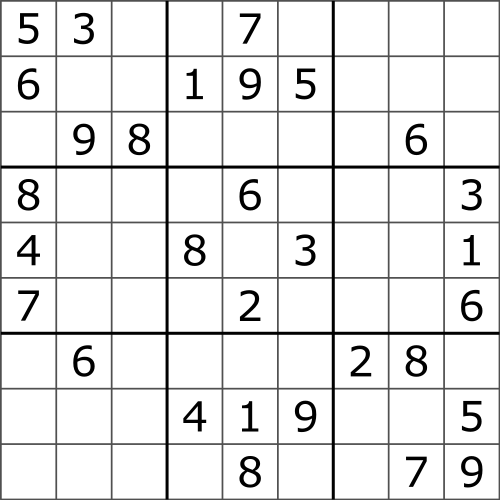
#> input picture images/lll.png, 500 x 500 px
$ python 019_feature_detection.py
#> lines starting #> are read from the running program, lines starting #| are printed output that depends on the picture
'''
图像特征检测与特征匹配
1,图像平坦部分很难找到它在原图中的位置
2，边缘相比平坦部分要好找找一些，但也不能一下确定
3，角点可以一下就能找到其在原图的位置

什么是特征
1，图像特征就是指有意义的图像区域，具有独立独特性，易于识别性，比如角点，斑点以及密度区
2，在特征中最重要的就是角点

什么是角点
1，灰度梯度的最大值对应的像素
2，两条线的交点
3，极值点（一阶导数最大值，但二阶导数为0）

角点包含的信息
1，位置，大小，方向
2，描述子（记录了角点周围对其有贡献的像素点的一组向量值，其不受仿射变换，关照变换等影响）

Harris角点说明
1，光滑地区（无论向哪里移动，衡量系数不变）
2，边缘地区（垂直边缘移动时，衡量系数变化剧烈）
3，在交点处（无论往那个方向移动，衡量系数都变化剧烈）

Harris角点检测缺点
1，Harris角点具有旋转不变的特性
2，图像在缩放后，原来的角点有可能就不是角点了
'''

import cv2
import numpy as np

if __name__ == "__main__":
    # 创建一个显示窗口,窗口的名字是窗口的唯一ID（cv2.WINDOW_NORMAL 创建的窗口可以改变大小）
    cv2.namedWindow("原图片", cv2.WINDOW_AUTOSIZE)
    cv2.namedWindow("角图片", cv2.WINDOW_AUTOSIZE)
    # 加载原图
    mat = cv2.imread("../images/lll.png", cv2.IMREAD_ANYCOLOR)
#> mat is the input picture: shape (500, 500, 3); min 0, max 255, mean 231.8

    # Harris角点检测简单使用
    # 先将图像转成灰度图像（将图像转变成单通道）
    gray = cv2.cvtColor(mat, cv2.COLOR_BGR2GRAY)
    # Harris角点检测（img（图像）,blockSize（检测窗口大小），ksize（Sobel卷积核），k（权重系数，经验值，一般取 0.02 - 0.04 之间））
    # 注意：Harris角点检测的原图必须是灰度图像
    dst = cv2.cornerHarris(gray,blockSize = 2,ksize = 3,k = 0.04)
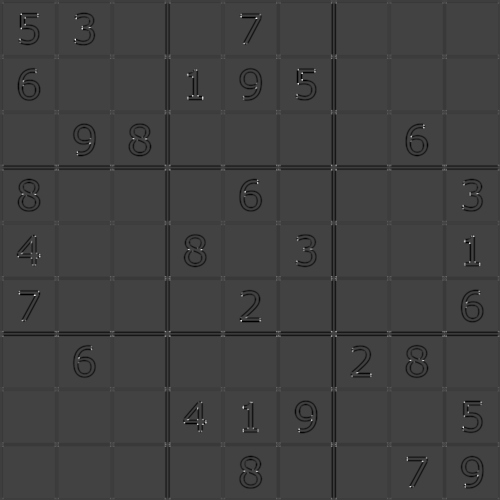
#> dst: shape (500, 500) float32; min -0.04, max 0.114, mean -0.00129; drawn with min black and max white
    # 显示Harris角点（将大于角点最大值百分之一的位置的像素变成红色）
    #mat[dst>0.01*dst.max()] = [0,0,255]

    # Shi-Tomasi角点检测简单使用
    # 检测Shi-Tomasi角点
    # maxCorners（角点的最大数，值为0表示无限制）
    # qualityLevel（需要过滤掉的角点值，取小于1.0的正数，一般在0.01-0.1之间）
    # minDistance（角点间最小距离，忽略小于此距离的角点（就是过滤掉太近的角点）））
    # mask（感兴趣的区域，对哪个区域进行角点检测，没设置就对整幅图像进行检测）
    # blockSize（检测窗口大小）
    # useHarrisDetector（是否使用 Harris 算法）
    # k（Harris算法，权重系数，经验值，一般取 0.02 - 0.04 之间，如果不使用Harris 算法该参数无效）
    # 注意：Shi-Tomasi角点检测的原图必须是灰度图像
    corners = cv2.goodFeaturesToTrack(gray,maxCorners=1000,qualityLevel=0.01,minDistance=10,mask=None,blockSize=None,useHarrisDetector=False,k=None)
#> corners = 245 rows, first 8: [187, 97], [202, 97], [242, 406], [205, 421], [464, 240], [243, 470], [187, 74], [296, 94]
    # 因为Shi-Tomasi角点数据是浮点型的所有要将其转换为整型
    corners = np.int0(corners)
    # 遍历角点并绘制出来
    for i in corners:
        # 将多维数组转为一维数组
        x,y = i.ravel()
#> this loop made 245 passes
        # 画圆（将角点位置绘制出来）
        #cv2.circle(mat,(x,y),3,(0,0,255),-1)

    # SIFT关键点检测简单使用（该算法速度慢，准确性高）
    # 注意：SIFT关键点检测是可以规避，Harris角点检测缺点的（比如：Harris角点具有旋转不变的特性，Harris角点检测在图像缩放或放大后，原来的角点有可能就不是角点了）
    # 创建SIFT算法检测对象
    sift = cv2.SIFT_create()
    # 使用SIFT算法对图像进行关键点检测（第二个参数是检测范围，传None表示检测整张图像）
    # 注意：SIFT关键点检测的原图必须是灰度图像
    #kps = sift.detect(gray,None)
    # 使用SIFT算法对图像进行关键点和描述子（关键点描述信息，可用于特征匹配）检测（第二个参数是检测范围，传None表示检测整张图像）
    # 注意：SIFT关键点检测的原图必须是灰度图像
    kps, desc = sift.detectAndCompute(gray, None)
#> kps = 768 keypoints; strongest (x, y, size): (201, 97, 2.4), (242, 15, 2.8), (188, 97, 2.5), (408, 458, 2.8)
    # 根据原图像和关键点来计算角点（关键点）的描述子（描述信息），这写描述信息可作为特征匹配（注意：上一个API是将关键点和描述子同时都计算出来的，推荐使用上一个API）
    #kps,desc = sift.compute(gray,kps)
    # 绘制检测到的角点（image检测原图像，keypoints检测到的点，outImage点要绘制在哪张图像上，color点的颜色）
    #cv2.drawKeypoints(image=gray,keypoints=kps,outImage=mat,color=(0,0,255))
    # 遍历绘制检测到的角点
    for kp in kps:
        x, y = kp.pt
#> this loop made 768 passes
#> (kp, x, y) on passes 1 to 3: (keypoint at (2.9, 496.9), size 2.1, 2.88, 496.9), (keypoint at (2.9, 496.9), size 2.1, 2.88, 496.9), (keypoint at (3, 163.8), size 2.2, 3.02, 163.8)
        #cv2.circle(mat, (int(x), int(y)), 3, (0,0,255),-1)

    # SURF关键点检测简单使用（该算法速度快，准确性高）（注意：SURF算法已申请专利，需要手动编译安装OpenCV，否则无法使用该算法）
    # 注意：其实SURF算法是SIFT的改进版本，速度稍微快一点，其他差不多
    # 创建SURF算法检测对象
    #surf = cv2.xfeatures2d.SURF_create()
    # 使用SURF算法对图像进行关键点检测（第二个参数是检测范围，传None表示检测整张图像）
    # 注意：SURF关键点检测的原图必须是灰度图像
    #kps = surf.detect(gray,None)
    # 使用SURF算法对图像进行关键点和描述子（关键点描述信息，可用于特征匹配）检测（第二个参数是检测范围，传None表示检测整张图像）
    # 注意：SURF关键点检测的原图必须是灰度图像
    #kps, desc = surf.detectAndCompute(gray, None)
    # 根据原图像和关键点来计算角点（关键点）的描述子（描述信息），这写描述信息可作为特征匹配（注意：上一个API是将关键点和描述子同时都计算出来的，推荐使用上一个API）
    #kps,desc = surf.compute(gray,kps)
    # 绘制检测到的角点（image检测原图像，keypoints检测到的点，outImage点要绘制在哪张图像上，color点的颜色）
    #cv2.drawKeypoints(image=gray,keypoints=kps,outImage=mat,color=(0,0,255))
    # 遍历绘制检测到的角点
    for kp in kps:
        x, y = kp.pt
        #cv2.circle(mat, (int(x), int(y)), 3, (0,0,255),-1)

    # ORB算法关键点检测简单使用（ORB可以做到实时检测，ORB = Oriented FAST（特征点实时检测） + Rotated BRIEF（描述子的实时检测就是对已检测到的特征点做实时描述））
    orb = cv2.ORB_create()
    # 使用SURF算法对图像进行关键点和描述子（关键点描述信息，可用于特征匹配）检测（第二个参数是检测范围，传None表示检测整张图像）
    # 注意：SURF关键点检测的原图必须是灰度图像
    #kps, desc = orb.detectAndCompute(gray, None)
    # 绘制检测到的角点（image检测原图像，keypoints检测到的点，outImage点要绘制在哪张图像上，color点的颜色）
    #cv2.drawKeypoints(image=gray,keypoints=kps,outImage=mat,color=(0,0,255))
    # 遍历绘制检测到的角点
    for kp in kps:
        x, y = kp.pt
        #cv2.circle(mat, (int(x), int(y)), 3, (0,0,255),-1)

    #----------------------------------------------------------------------------------#

    # BF(Brute-Force)暴力特征匹配简单使用
    # 原理：它使用第一组中的每个特征点的描述子与第二组中的所有描述子进行匹配，计算两组之间描述子的差距即相似度来返回结果
    # 参数 normType
    # cv2.NORM_L1（用于SIFT算法找出的描述子进行匹配）
    # cv2.NORM_L2（用于SURF算法找出的描述子进行匹配）
    # cv2.NORM_HAMMING和cv2.NORM_HAMMING2（用于ORB算法找出的描述子进行匹配）
    # 参数 crossCheck（表示是否进行交叉点匹配，默认为False，就是特征点的描述子是否进行相互进行验证，如果都找到了同一个点，说明这个点是有效的，否则是无效的）
    # crossCheck 一般不开，因为计算量大
    #matcher = cv2.BFMatcher_create(normType=cv2.NORM_L1,crossCheck=False)
    # 匹配两个特征点的描述子（第一个参数是第一张图的特征点描述子，第二个参数是第二张图的特征点描述子，）
    #match = matcher.match(desc,desc)
    # 将两张图的匹配结果画出来（img1=第一张图，keypoints1=第一张图的特征点描述子，img2=第二张图，keypoints2=第二张图的特征点描述子，matches1to2=两张图的匹配结果，outImg=输出图像传None输出图像直接返回）
    #mat = cv2.drawMatches(img1=gray,keypoints1=kps,img2=gray,keypoints2=kps,matches1to2=match,outImg=None)


    # FLANN（最快领近特征匹配）简单使用（优点：在进行批量匹配特征点匹配时，FLANN速度更快；缺点：由于它使用的是临近近似值，所以精度较差，如果是要做精准匹配建议使用暴力匹配算法）
    # 注意：以下是FLANN匹配算法第一种写法
    # KDTREE（表示匹配使用SIFT和SURF算法检测到的特征点描述子）
    KDTREE = 1
    # KDTREE（表示匹配使用ORB算法检测到的特征点描述子）
    LSH = 2
    # 经验值
    trees = 5
    index_params = dict(algorithm=KDTREE,trees=trees)
    # 注意：该参数只有当 algorithm=KDTREE 才需要传，否则不需要传该参数（checks 表示指定KDTREE算法中遍历树的次数，一般传的是经验值的10倍）
    search_param = dict(checks = 50)
    flann = cv2.FlannBasedMatcher(index_params,search_param)
    # 使用knnMatch函数匹配
    # 匹配两个特征点的描述子（第一个参数是第一张图的特征点描述子，第二个参数是第二张图的特征点描述子，k表示查找最优的2个匹配点就是第一张图中任意一个描述子与第二张图中的所有描述子进行匹配取最优的前k个）
    match = flann.knnMatch(desc,desc,k=2)
#> match = 768 matches
    # 用来装较好的匹配点
    good = []
    # 遍历优化所有匹配点（d1=第一张图的匹配点,d2=第二张图的匹配点)
    for i,(d1,d2) in enumerate(match):
        # distance（表示描述子之间的距离，值越低越好），queryIdx（第一张图的描述子索引值），trainIdx（第二张图的描述子索引值），imgIdx（第二张图的索引值）
        if(d1.distance < 0.7 * d2.distance):
            good.append(d1)
#> after the loop, good = 768 matches
    # 将两张图的匹配结果画出来（img1=第一张图，keypoints1=第一张图的特征点描述子，img2=第二张图，keypoints2=第二张图的特征点描述子，matches1to2=两张图的匹配结果，outImg=输出图像传None输出图像直接返回）
    # 注意：这个画匹配结果的函数只针对与使用 knnMatch 函数匹配出的结果
    #mat = cv2.drawMatchesKnn(img1=gray,keypoints1=kps,img2=gray,keypoints2=kps,matches1to2=[good],outImg=None)

    # 注意：以下是FLANN匹配算法第二种写法
    flann = cv2.FlannBasedMatcher_create()
    # 匹配两个特征点的描述子（第一个参数是第一张图的特征点描述子，第二个参数是第二张图的特征点描述子，）
    match = flann.match(desc,desc)
    # 将两张图的匹配结果画出来（img1=第一张图，keypoints1=第一张图的特征点描述子，img2=第二张图，keypoints2=第二张图的特征点描述子，matches1to2=两张图的匹配结果，outImg=输出图像传None输出图像直接返回）
    mat = cv2.drawMatches(img1=gray,keypoints1=kps,img2=gray,keypoints2=kps,matches1to2=match,outImg=None)
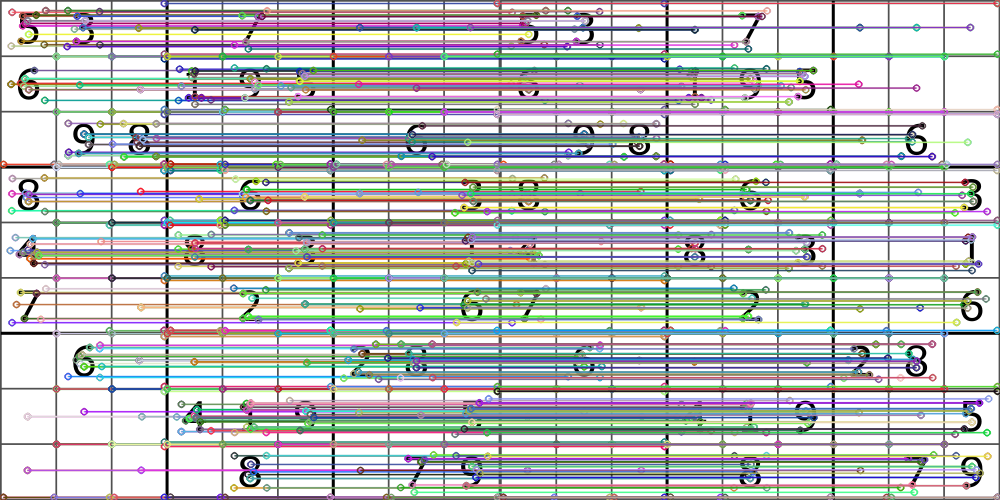
#> mat: shape (500, 1000, 3); mean of channels 0, 1, 2 192.4, 193.2, 190.9; drawn as B, G, R

    # 显示图片窗口
    cv2.imshow("原图片", gray)
    cv2.imshow("角图片", mat)
    # cv2.imshow("图片2",binary)
    # 窗口显示多长时候后窗口自动关闭，如果不调用该函数窗口创建后会立即自动关闭（waitKey表示在等待的过程当中可以接收鼠标和键盘事件； 0 表示无限等待）
    key = cv2.waitKey(0)
#> (key q is pressed here)
    # 如果按了q键就退出（ord函数获取q键的Ascii码）
    if key & 0xFF == ord("q"):
        # 退出
        # exit()
        # 释放所有资源并且自动退出
        cv2.destroyAllWindows()
